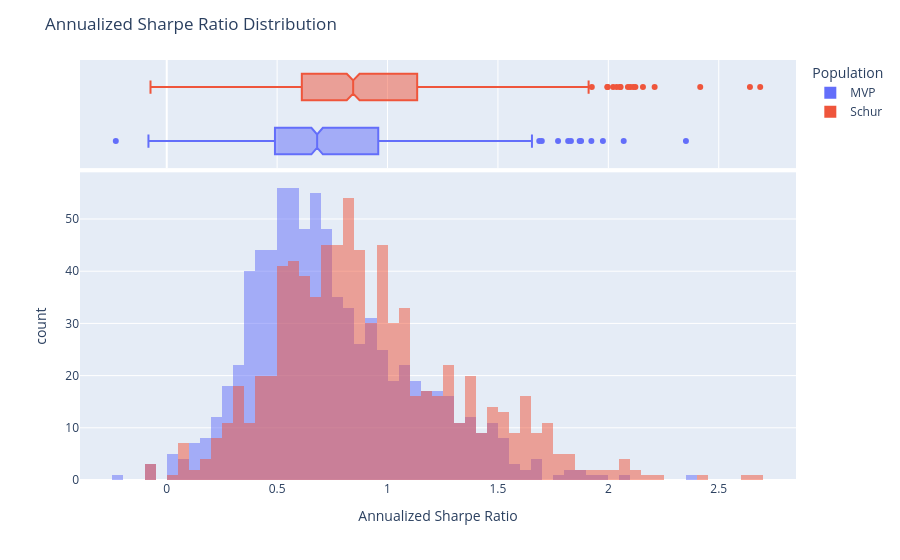

The code cell stored with this chart in its notebook:
### Code cell
population_mc.plot_distribution(
    measure_list=[RatioMeasure.ANNUALIZED_SHARPE_RATIO], tag_list=["MVP", "Schur"]
)

### Figure 1 — Plotly figure (JSON) as saved in the notebook; plotly's stock layout.template omitted (floating-point values rounded to 4 significant figures; data arrays with more than 128 entries replaced by an {"elided": "..."} marker saying what was removed)
{"data": [{"alignmentgroup": "True", "bingroup": "x", "hovertemplate": "Population=MVP<br>_value=%{x}<br>count=%{y}<extra></extra>", "legendgroup": "MVP", "marker": {"color": "#636efa", "opacity": 0.5, "pattern": {"shape": ""}}, "name": "MVP", "offsetgroup": "MVP", "orientation": "v", "showlegend": true, "type": "histogram", "x": {"elided": "800 float values"}, "xaxis": "x", "yaxis": "y"}, {"alignmentgroup": "True", "hovertemplate": "Population=MVP<br>_value=%{x}<extra></extra>", "legendgroup": "MVP", "marker": {"color": "#636efa"}, "name": "MVP", "notched": true, "offsetgroup": "MVP", "showlegend": false, "type": "box", "x": {"elided": "800 float values"}, "xaxis": "x2", "yaxis": "y2"}, {"alignmentgroup": "True", "bingroup": "x", "hovertemplate": "Population=Schur<br>_value=%{x}<br>count=%{y}<extra></extra>", "legendgroup": "Schur", "marker": {"color": "#EF553B", "opacity": 0.5, "pattern": {"shape": ""}}, "name": "Schur", "offsetgroup": "Schur", "orientation": "v", "showlegend": true, "type": "histogram", "x": {"elided": "800 float values"}, "xaxis": "x", "yaxis": "y"}, {"alignmentgroup": "True", "hovertemplate": "Population=Schur<br>_value=%{x}<extra></extra>", "legendgroup": "Schur", "marker": {"color": "#EF553B"}, "name": "Schur", "notched": true, "offsetgroup": "Schur", "showlegend": false, "type": "box", "x": {"elided": "800 float values"}, "xaxis": "x2", "yaxis": "y2"}], "layout": {"barmode": "overlay", "legend": {"title": {"text": "Population"}, "tracegroupgap": 0}, "margin": {"t": 60}, "title": {"text": "Annualized Sharpe Ratio Distribution"}, "xaxis": {"anchor": "y", "domain": [0, 1], "title": {"text": "Annualized Sharpe Ratio"}}, "xaxis2": {"anchor": "y2", "domain": [0, 1], "matches": "x", "showgrid": true, "showticklabels": false}, "yaxis": {"anchor": "x", "domain": [0, 0.7326], "title": {"text": "count"}}, "yaxis2": {"anchor": "x2", "domain": [0.7426, 1], "matches": "y2", "showgrid": false, "showline": false, "showticklabels": false, "ticks": ""}}}
